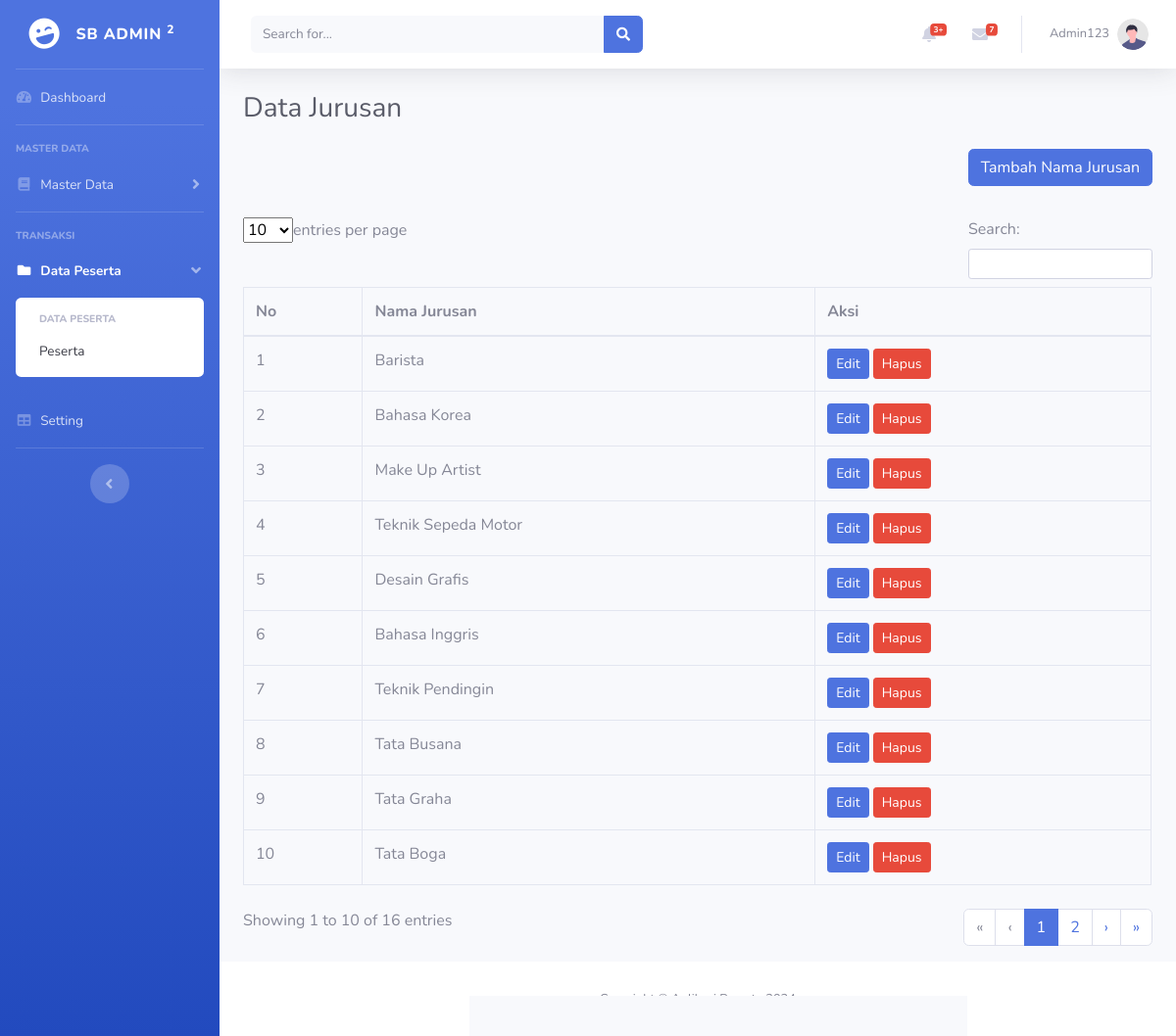
Page /nama_jurusan.php (signed in) on the committed database.
### tables this page shows
CREATE TABLE `jurusan` (
  `id` int(11) NOT NULL,
  `nama_jurusan` varchar(50) NOT NULL,
  `created_at` timestamp NOT NULL DEFAULT current_timestamp(),
  `update_at` timestamp NOT NULL DEFAULT current_timestamp() ON UPDATE current_timestamp()
);

### nama_jurusan.php (the view, shortened to what this page needs)
<?php
include 'config/config.php';
$queryUser = mysqli_query($koneksi, "SELECT * FROM jurusan ORDER BY id DESC");
?>
<!DOCTYPE html>
<html lang="en">
<head>
    <?php include 'inc/head.php'; ?>
</head>
<body id="page-top">
    <div id="wrapper">
        <?php include 'inc/sidebar.php'; ?>
        <div id="content-wrapper" class="d-flex flex-column">
            <div id="content">
                <?php include 'inc/navbar.php'; ?>
                <div class="container-fluid">
                    <h1 class="h3 mb-4 text-gray-800">Data Jurusan</h1>
                    <div align="right">
                        <a href="tambah-namajurusan.php" class="btn btn-primary mb-4">Tambah Nama Jurusan</a>
                    </div>
                    <div class="table-responsive">
                        <table class="table table-bordered" id="datatables">
                            <thead>
                                <tr>
                                    <th>No</th>
                                    <th>Nama Jurusan</th>
                                    <th>Aksi</th>
                                </tr>
                            </thead>
                            <tbody>
                                <?php $no = 1;
                                while ($dataUser = mysqli_fetch_assoc($queryUser)) { ?>
                                    <tr>
                                        <td><?php echo $no++ ?></td>
                                        <td><?php echo $dataUser['nama_jurusan'] ?></td>
                                        <td>
                                            <a href="tambah-namajurusan.php?edit=<?php echo $dataUser['id'] ?>" class="btn btn-primary btn-sm">Edit</a>
                                            <a onclick="return confirm('Apakah Anda yakin akan menghapus data ini?')" href="tambah-namajurusan.php?delete=<?php echo $dataUser['id'] ?>" class="btn btn-danger btn-sm">Hapus</a>
                                        </td>
                                    </tr>
                                <?php } ?>
                            </tbody>
                        </table>
                    </div>
                </div>
            </div>
            <?php include 'inc/footer.php'; ?>
        </div>
    </div>
</body>
</html>

### rows in the picture
jurusan: nama_jurusan "Barista"
jurusan: nama_jurusan "Bahasa Korea"
jurusan: nama_jurusan "Make Up Artist"
jurusan: nama_jurusan "Teknik Sepeda Motor"
jurusan: nama_jurusan "Desain Grafis"
jurusan: nama_jurusan "Bahasa Inggris"
jurusan: nama_jurusan "Teknik Pendingin"
jurusan: nama_jurusan "Tata Busana"
jurusan: nama_jurusan "Tata Graha"
jurusan: nama_jurusan "Tata Boga"

### other values in the picture
$_SESSION['nama'] "Admin123"
